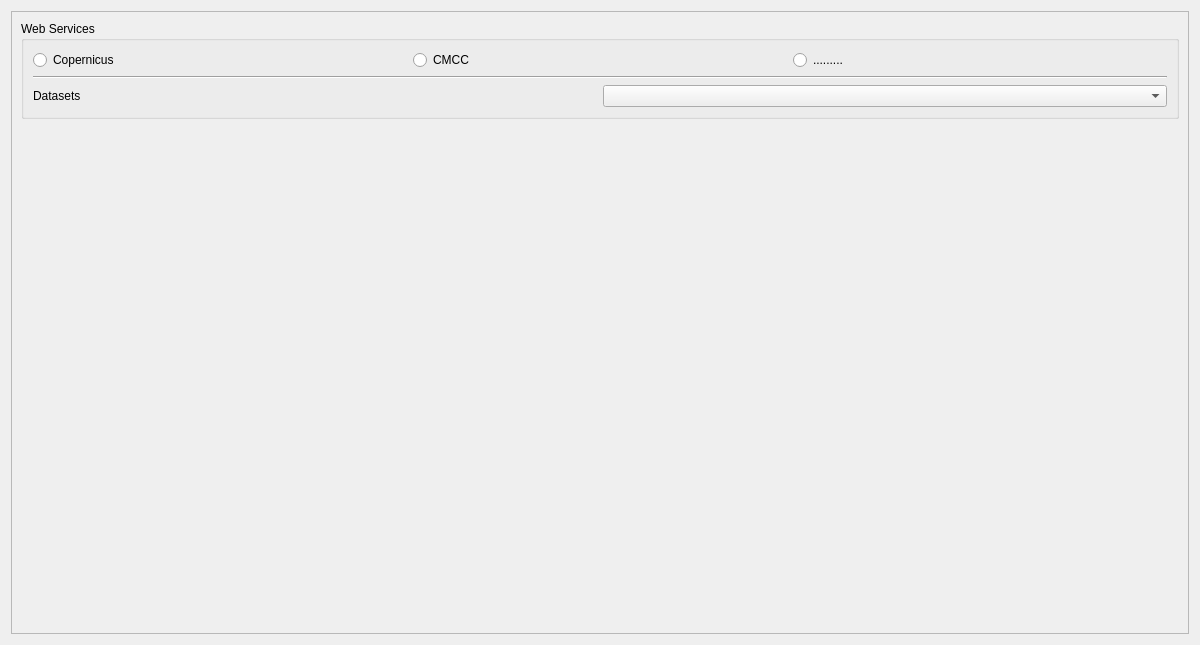
<?xml version="1.0" encoding="UTF-8"?>
<ui version="4.0">
 <class>RiskGuardDialogBase</class>
 <widget class="QDialog" name="RiskGuardDialogBase">
  <property name="geometry">
   <rect>
    <x>0</x>
    <y>0</y>
    <width>1200</width>
    <height>645</height>
   </rect>
  </property>
  <property name="maximumSize">
   <size>
    <width>1350</width>
    <height>16777215</height>
   </size>
  </property>
  <property name="windowTitle">
   <string>RiskGuard</string>
  </property>
  <layout class="QVBoxLayout" name="verticalLayout_2">
   <item>
    <widget class="QScrollArea" name="scrollArea">
     <property name="enabled">
      <bool>true</bool>
     </property>
     <property name="widgetResizable">
      <bool>true</bool>
     </property>
     <widget class="QWidget" name="scrollAreaWidgetContents">
      <property name="geometry">
       <rect>
        <x>0</x>
        <y>0</y>
        <width>1180</width>
        <height>625</height>
       </rect>
      </property>
      <layout class="QVBoxLayout" name="verticalLayout_3">
       <item>
        <layout class="QVBoxLayout" name="verticalLayout">
         <item>
          <widget class="QGroupBox" name="groupBox">
           <property name="enabled">
            <bool>true</bool>
           </property>
           <property name="layoutDirection">
            <enum>Qt::LeftToRight</enum>
           </property>
           <property name="autoFillBackground">
            <bool>false</bool>
           </property>
           <property name="title">
            <string>Web Services</string>
           </property>
           <layout class="QVBoxLayout" name="verticalLayout_4">
            <item>
             <layout class="QHBoxLayout" name="horizontalLayout_3">
              <item>
               <widget class="QRadioButton" name="radioButton_copernicus">
                <property name="text">
                 <string>Copernicus</string>
                </property>
                <property name="checkable">
                 <bool>true</bool>
                </property>
                <property name="checked">
                 <bool>false</bool>
                </property>
               </widget>
              </item>
              <item>
               <widget class="QRadioButton" name="radioButton_cmcc">
                <property name="text">
                 <string>CMCC</string>
                </property>
               </widget>
              </item>
              <item>
               <widget class="QRadioButton" name="radioButton">
                <property name="text">
                 <string>.........</string>
                </property>
               </widget>
              </item>
             </layout>
            </item>
            <item>
             <widget class="Line" name="line">
              <property name="frameShadow">
               <enum>QFrame::Sunken</enum>
              </property>
              <property name="orientation">
               <enum>Qt::Horizontal</enum>
              </property>
             </widget>
            </item>
            <item>
             <layout class="QHBoxLayout" name="horizontalLayout">
              <item>
               <widget class="QLabel" name="labelUrlText">
                <property name="text">
                 <string>Datasets</string>
                </property>
               </widget>
              </item>
              <item>
               <widget class="QComboBox" name="comboServiceURL"/>
              </item>
             </layout>
            </item>
           </layout>
          </widget>
         </item>
        </layout>
       </item>
       <item>
        <spacer name="verticalSpacer">
         <property name="orientation">
          <enum>Qt::Vertical</enum>
         </property>
         <property name="sizeHint" stdset="0">
          <size>
           <width>20</width>
           <height>40</height>
          </size>
         </property>
        </spacer>
       </item>
      </layout>
     </widget>
    </widget>
   </item>
  </layout>
 </widget>
 <resources/>
 <connections/>
</ui>
